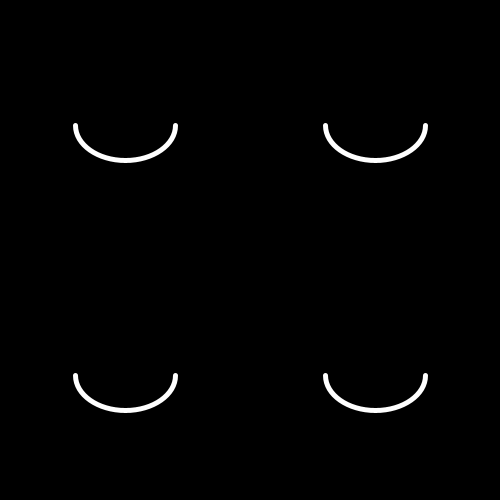
Frame 1 (no input)
Frame 60 (the mouse pressed at the canvas centre just before this capture): identical to frame 1, image omitted
Frame 120 (the mouse held since frame 60 and released just before this capture): identical to frame 1, image omitted

The Processing sketch that drew this single still picture (run headless with seeded random() and noise(); from frame 60 on, the mouse is pressed at the canvas centre):

// Processing sketch: processing_186940
// ── processing_186940.pde

void setup(){
  size(500,500);
  background(0);
}

void draw(){
//background reset  
  background(0);
  noFill();
  stroke(255);
  strokeWeight(5);
//draw closed eyes
  for(int x=width/4; x<width; x+=width/2){
    for(int y=height/4; y<height; y+=height/2){
  arc(x,y,100,70,radians(0), radians(180));
    }
  }
//eyes open if key is pressed
  if(keyPressed){
    for(int x=width/4; x<width; x+=width/2){
    for(int y=height/4; y<height; y+=height/2){
     //eye shape
      strokeWeight(5);
      stroke(255);
      ellipse(x,y,100,70);
     //iris
      fill(255,0,0);
      noStroke();
      ellipse(x,y,50,50);
     //pupil
      fill(0);
      ellipse(x,y,25,25);
    }
    }
  }
//if mouse is pressed in upper left fourth of screen, upper left eye opens & displays word "WE"
  if(mousePressed && mouseX<width/2 && mouseY<height/2){
   //eye shape 
    ellipse(width/4,height/4,100,70);
   //iris
    fill(255,0,0);
    noStroke();
    ellipse(width/4,height/4,50,50);
   //pupil
    fill(0);
    ellipse(width/4,height/4,25,25); 
    
  //text "WE"
   textSize(50);
   fill(255,0,0);
   text("WE",215,height/2);
  }
  
//if mouse is pressed in the upper right fourth of the screen, upper right eye opens & displays text "ARE" 
  if(mousePressed && mouseX>width/2 && mouseY<height/2){
   //eye shape 
    ellipse(width/4*3,height/4,100,70);
   //iris
    fill(255,0,0);
    noStroke();
    ellipse(width/4*3,height/4,50,50);
   //pupil
    fill(0);
    ellipse(width/4*3,height/4,25,25); 
    
  //text "ARE"
   textSize(50);
   fill(255,0,0);
   text("ARE",215,height/2);
  }
  
//if mouse is pressed in lower left fourth of screen, lower left eye opens  & displays text "ALWAYS"
 if(mousePressed && mouseX<width/2 && mouseY>height/2){
   //eye shape 
    ellipse(width/4,height/4*3,100,70);
   //iris
    fill(255,0,0);
    noStroke();
    ellipse(width/4,height/4*3,50,50);
   //pupil
    fill(0);
    ellipse(width/4,height/4*3,25,25); 
    
  //text "WATCHING"
   textSize(50);
   fill(255,0,0);
   text("ALWAYS",150,height/2);  
  }
  
//if mouse is pressed in lower right fourth of screen, lower right eye opens
 if(mousePressed && mouseX>width/2 && mouseY>height/2){
   //eye shape 
    ellipse(width/4*3,height/4*3,100,70);
   //iris
    fill(255,0,0);
    noStroke();
    ellipse(width/4*3,height/4*3,50,50);
   //pupil
    fill(0);
    ellipse(width/4*3,height/4*3,25,25); 
    
  //text "WATCHING"
   textSize(50);
   fill(255,0,0);
   text("WATCHING",130,height/2);  
  }
}
